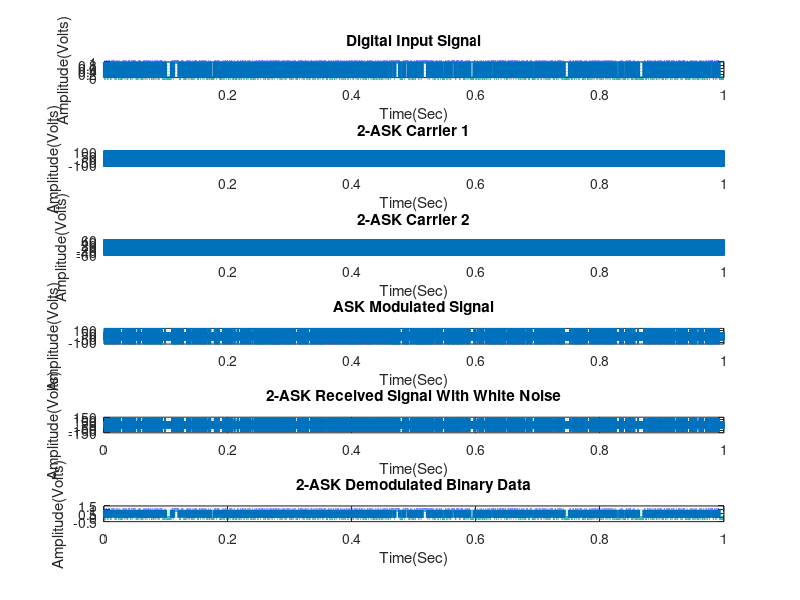

Write MATLAB code to recreate this figure.
% <<<<<<<<<<<<<<<<<<<< ASK Modulation and Demodulation >>>>>>>>>>>>>>>>>>>>

clc, clear all, close all;
% ******************* Digital/Binary input information ********************
num_bit = 1000;
x = randi(2, [1,num_bit], 'int32') - 1; % Randomly generate a Binary information as stream of bits (binary signal 0 or 1)
x1 = x; % x1 stores the input binary signal 
N = length(x); % length of the binary information
Tb = 0.001;   % one bit lasts in Tb second or bit rate = 1/Tb
Rb = 1/Tb; % Rb = bit rate 
% disp('Binary Input Information at Transmitter: ');
% disp(x);

% ************* Represent input information as digital signal *************

% Tb: Thời gian truyền 1 bit
% nb: 1 bit được biểu diễn bởi nb signal (số mẫu lấy trong 1 chu kì truyền 1 bit)
% Tb/nb: thời gian truyền một signal

nb = 100;   % Digital signal per bit
digit = []; 
for n = 1:1:N
    if x(n) == 1;
       sig = ones(1,nb);
    else x(n) == 0;
        sig = zeros(1,nb);
    end
     digit = [digit sig];
end

% plot the input binary information
t1 = Tb/nb : Tb/nb : nb*N*(Tb/nb);   % time axis
figure('Name','2-ASK Modulation and Demodulation With Noise','NumberTitle','off');
subplot(6,1,1);
axis tight;
plot(t1,digit,'LineWidth',2.5);
grid on;
axis([0 Tb*N -0.5 1.5]);
xlabel('Time(Sec)');
ylabel('Amplitude(Volts)');
title('Digital Input Signal');

% *************************** ASK Modulation *****************************
dB = 4;
Eb = 5; % energy per bit (V^2)

% 100% depth BASK unipolar modulation
% Ac1 = 2*sqrt(Eb/Tb);     % Carrier amplitude for binary input '1'
% Ac2 = 0;      % Carrier amplitude for binary input '0'

% 50% depth BASK 
A = 4* sqrt(Eb/ (5*Tb));
Ac1 = A;    % Carrier amplitude for binary input '1'
Ac2 = A/2;      % Carrier amplitude for binary input '0'

Fc = Rb*10;   % Carrier frequency
mod = [];

y1 = Ac1*cos(2*pi*Fc*t1); % carrier function 1
y2 = Ac2*cos(2*pi*Fc*t1); % carrier function 2

% plot carrier 1
axis tight;
subplot(6,1,2);
plot(t1,y1);
xlabel('Time(Sec)');
ylabel('Amplitude(Volts)');
title('2-ASK Carrier 1');

% plot carrier 2
axis tight;
subplot(6,1,3);
plot(t1,y2);
ylim([-20,20]);
xlabel('Time(Sec)');
ylabel('Amplitude(Volts)');
title('2-ASK Carrier 2');

t2 = Tb/nb:Tb/nb:Tb;   % Signal time
for (i = 1:1:N)
    if (x(i) == 1)
        y = Ac1*cos(2*pi*Fc*t2);   % Modulation signal with carrier signal 1
    else
        y = Ac2*cos(2*pi*Fc*t2);   % Modulation signal with carrier signal 2
    end
    mod = [mod y];
end

% plot modulated signal
axis tight;
subplot(6,1,4);
plot(t1,mod);
grid on;
ylim([-20,20]);
xlabel('Time(Sec)');
ylabel('Amplitude(Volts)');
title('ASK Modulated Signal');

% ********************* Transmitted signal x ******************************
x = mod;

% ********************* Channel model h and noise *****************************
%h = 1;   % Signal fading 

% ********************* Received signal y *********************************

% Received signal without noise
y = x;

% plot Received signal without noise
% axis tight;
% subplot(6,1,5);
% plot(t1,y);
% grid on;
% xlabel('Time(Sec)');
% ylabel('Amplitude(Volts)');
% title('2-ASK Received Signal Without Noise');

% -------------------------------------------------------------------------
% Received signal with white noise
N0 = Eb/(10.^(dB/10));
mean = 0;
sigma = sqrt(N0/2);
noise = randn(size(x)); % Generate random numbers from a standard normal distribution
noise = mean + sigma*noise; % Scale the random numbers to obtain Gaussian distribution with mean and sigma
% display(noise);
y = x + noise;   % add noise

% plot Received signal with white noise
axis tight;
subplot(6,1,5);
plot(t1,y);
grid on;
xlabel('Time(Sec)');
ylabel('Amplitude(Volts)');
title('2-ASK Received Signal With White Noise');
% axis tight;

% *************************** ASK Demodulation ****************************
s = length(t2);
demod = [];
for n = s:s:length(y) 
    t4 = Tb/nb:Tb/nb:Tb;    % Time period
    c = cos(2*pi*Fc*t4);    % basis of M
    mm = c.*y((n-(s-1)):n); % Convolution 
    t5 = Tb/nb:Tb/nb:Tb;
    z = trapz(t5,mm);       % Integration 
    rz = 2*z/Tb;
    d1 = abs(rz-Ac1);
    d2 = abs(rz-Ac2);
    if (d1 < d2)
        a = 1;
    else   
        a = 0;
    end
    demod = [demod a];
end

%disp('Demodulated Binary Information at Receiver: ');
%disp(demod);

% ********** Represent demodulated information as digital signal **********

digit = [];
for n = 1:length(demod);
    if demod(n) == 1;
       sig = ones(1,nb);
    else demod(n) == 0;
        sig = zeros(1,nb);
    end
     digit = [digit sig];
end

t5 = Tb/nb:Tb/nb:nb*length(demod)*(Tb/nb);   % Time period

subplot(6,1,6)
axis tight;
plot(t5,digit,'LineWidth',2.5);grid on;
axis([0 Tb*length(demod) -0.5 1.5]);
grid on;
xlabel('Time(Sec)');
ylabel('Amplitude(Volts)');
title('2-ASK Demodulated Binary Data');

% *************************** Calculate BER *******************************
num = xor(demod, x1);
fprintf('*** Compare input signal and received signal ***\n');
fprintf('Number of binary information bit: %d\n', num_bit);
fprintf('Number of incorrect bit = %i\n', sum(num));
fprintf('BER = %.4f \n', sum(num)/num_bit);

fprintf('\n*** BER Theory ***\n')
fprintf('Eb/N0 = %f\n',Eb/N0);
fprintf('10*lg(Eb/N0) = %f\n',10*log10(Eb/N0));
fprintf('P(e) = %f', 0.5 * erfc(sqrt(Eb/(4*N0))));

% ************************** End of the program ***************************


